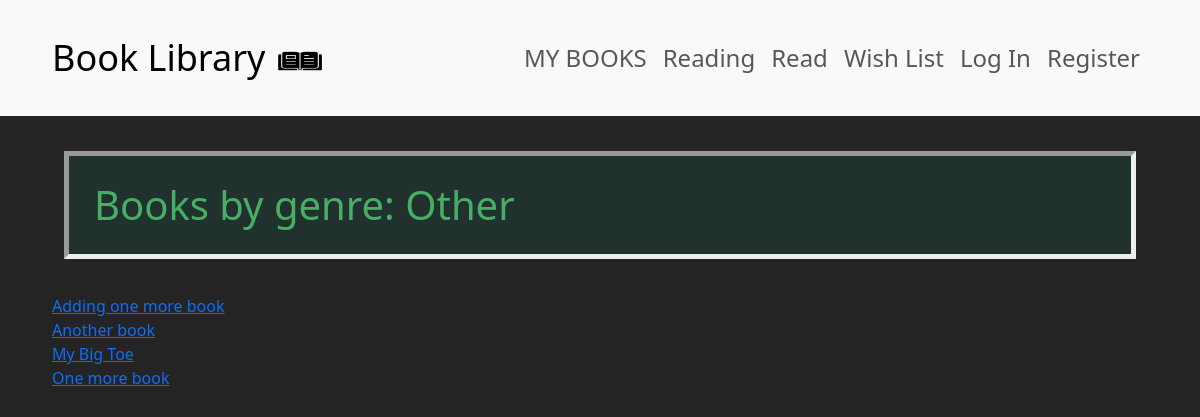
Page /genre_view/7 on the earlier database version.
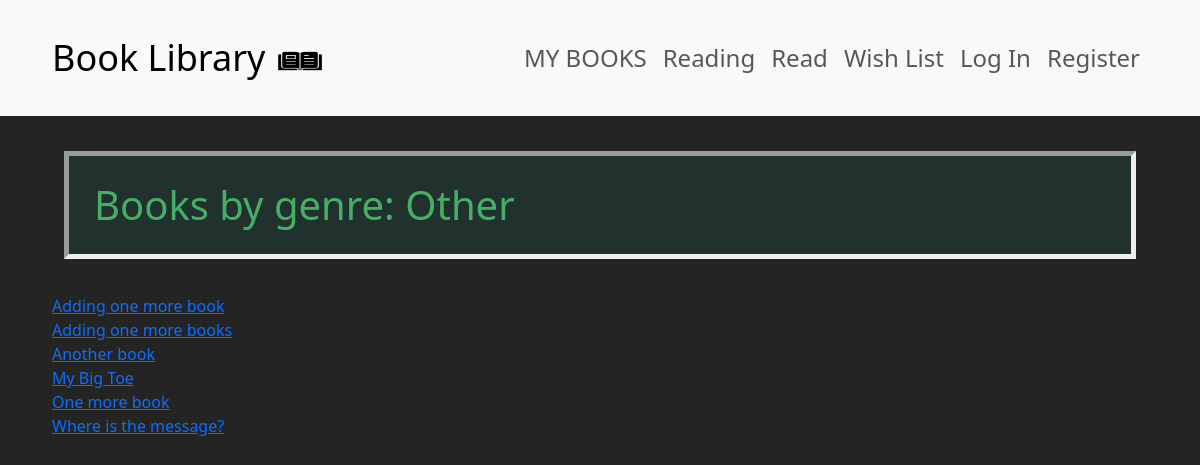
Same page on the later database version.
### book_library/models.py (models this page shows, shortened)
class Book(models.Model):
    title = models.CharField(max_length=255)
    author = models.CharField(max_length=128)
    class Genre(models.IntegerChoices):
        SELF_IMPROVEMENT = 1
        BIOGRAPHY = 2
        ECONOMY = 3
        FICTION = 4
        SCIENCE = 5
        MINDSET = 6
        OTHER = 7
    genre = models.IntegerField(choices=Genre.choices)
    class Meta:
        constraints = [
            models.UniqueConstraint(fields=['title', 'author'], name='one unique title per author')
        ]

### book_library/views.py (the view)
# urls.py: path("genre_view/<int:genre>", views.genre_view, name="genre_view"),
def genre_view(request, genre):
    books_by_genre = Book.objects.filter(genre=genre).order_by("title")
    erst = books_by_genre[0]
    context = {"books_by_genre": books_by_genre, "erst": erst}
    return render(request, "book_library/genre_view.html", context)

### book_library/templates/book_library/genre_view.html
{% extends "book_library/layout.html" %}
{% load static %}
{% block body %}
<div class="container">
    <div class="row">
        <div class="col">
            <h1>Books by genre: {{ erst.get_genre_display }}</h1>
        </div>
    </div>
    <ul>
        <div class="row">
            <div class="col">
                {% for book in books_by_genre %}
                    <li class="book-row"><a href="{% url 'book_library:detail_view' request.user.id book.id %}">{{ book.title }}</a></li>
                {% endfor %}
            </div>
        </div>
    </ul>
</div>
{% endblock %}

Differences in the rows shown:
added Book: title "Adding one more books"
added Book: title "Where is the message?"
